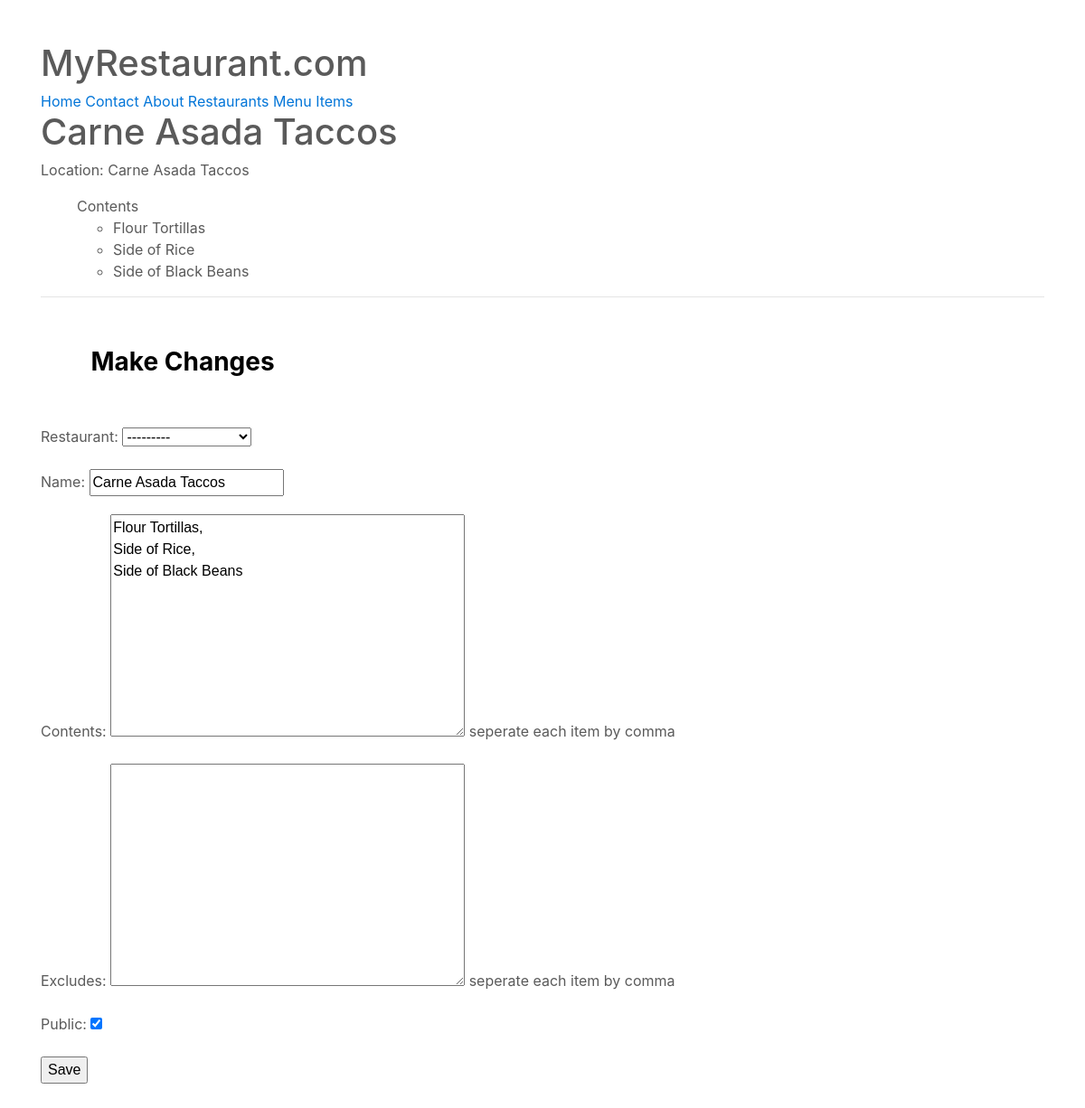
The page /items/2/ (signed in) on the database as committed earlier.
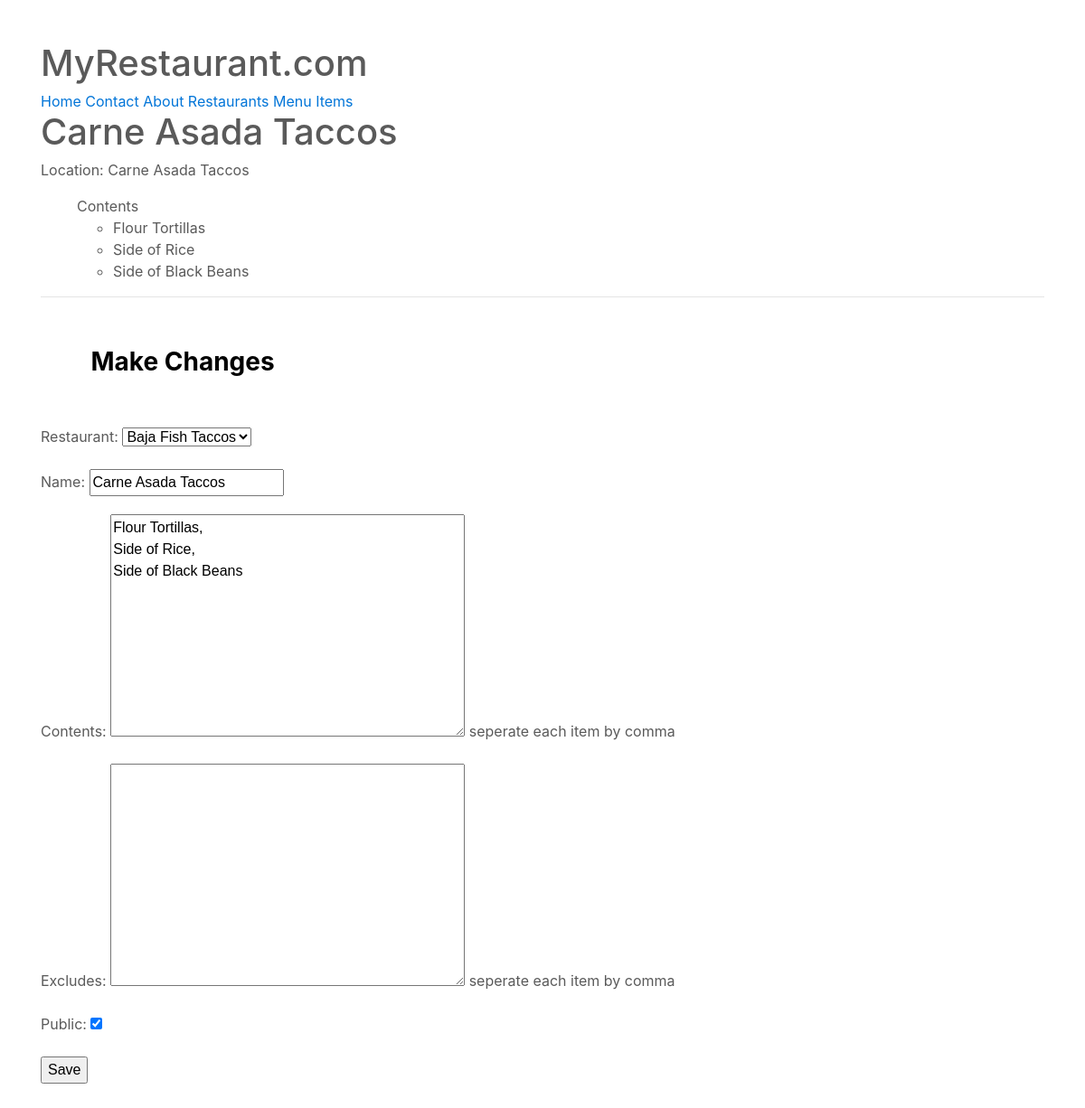
The same page on the database as committed later.
### menus/models.py (models this page shows, shortened)
class Item(models.Model):
	user 			= models.ForeignKey(User)
	restaurant		= models.ForeignKey(RestaurantLocation)
	name			= models.CharField(max_length=120)
	contents		= models.TextField(help_text='seperate each item by comma')
	excludes		= models.TextField(blank=True, null=True, help_text='seperate each item by comma')
	public			= models.BooleanField(default=True)
	timestamp		= models.DateTimeField(auto_now_add=True)
	updated			= models.DateTimeField(auto_now=True)
	class Meta:
		ordering = ['-updated', '-timestamp']
	def get_contents(self):
		return self.contents.split(",")

### menus/views.py (the view)
# urls.py: url(r'^(?P<pk>\d+)/$', ItemUpdateView.as_view(), name='detail'),
class ItemUpdateView(LoginRequiredMixin, UpdateView):
	form_class = ItemForm
	template_name = 'menus/detail-update.html'
	def get_queryset(self):
		return Item.objects.filter(user=self.request.user)
	def get_context_data(self, *args, **kwargs):
		context = super(ItemUpdateView, self).get_context_data(*args, **kwargs)
		context['title'] = 'Update Item'
		return context
	def get_form_kwargs(self):
		kwargs = super(ItemUpdateView, self).get_form_kwargs()
		kwargs['user'] = self.request.user
		return kwargs

### menus/forms.py
class ItemForm(forms.ModelForm):
	class Meta:
		model = Item
		fields = [
			'restaurant',
			'name',
			'contents',
			'excludes',
			'public',
		]
	def __init__(self, user=None, *args, **kwargs):
		print(user)
		super(ItemForm, self).__init__(*args, **kwargs)
		self.fields['restaurant'].queryset = RestaurantLocation.objects.filter(owner=user)#.exclude(item__isnull=False)

### restaurants/models.py (called while the page is built)
	def get_queryset(self): #RestaurantLocation.objects.search()
		return RestaurantLocationQuerySet(self.model, using=self._db)

	def __str__(self):
		return self.name

### menus/templates/menus/detail-update.html (shortened to what this page needs)
{% extends "base.html" %}
{% block content %}
<h1>{{ form.instance.name }}</h1>
<p>Location: {{ form.instance.name }}</p>
<ul>
	{% if form.instance.contents %}
	Contents
		<ul>
		{% for item in form.instance.get_contents %}
			<li>{{ item }}</li>
		{% endfor %}
		</ul>
	{% endif %}
</ul>
<hr/>
<h3>Make Changes</h3>
{% include 'snippets/form-snippet.html' with form=form %}
{% endblock %}

### templates/snippets/form-snippet.html (shortened to what this page needs)
{% block content %}
<form method='POST'>{% csrf_token %}
	{{ form.as_p }}
	<button type='submit'>Save</button>
</form>
{% endblock %}

Rows that differ between the two databases and show on the page:
changed Item "Carne Asada Taccos": restaurant "---------" → "Baja Fish Taccos"
